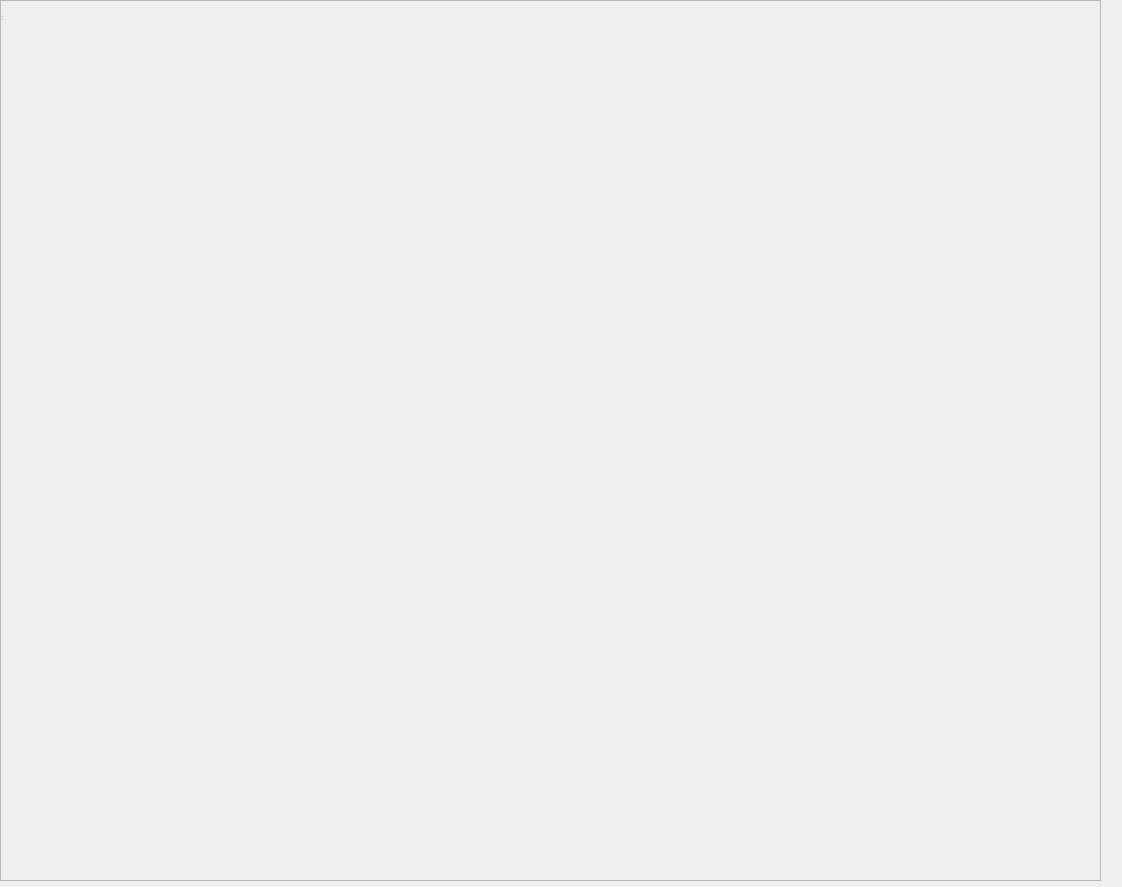
<?xml version="1.0" encoding="UTF-8"?>
<ui version="4.0">
 <class>guiDlg</class>
 <widget class="QWidget" name="guiDlg">
  <property name="geometry">
   <rect>
    <x>0</x>
    <y>0</y>
    <width>1122</width>
    <height>887</height>
   </rect>
  </property>
  <property name="windowTitle">
   <string>mapa</string>
  </property>
  <widget class="QWidget" name="centralwidget">
   <widget class="QFrame" name="frame">
    <property name="geometry">
     <rect>
      <x>0</x>
      <y>0</y>
      <width>1101</width>
      <height>881</height>
     </rect>
    </property>
    <property name="frameShape">
     <enum>QFrame::StyledPanel</enum>
    </property>
    <property name="frameShadow">
     <enum>QFrame::Raised</enum>
    </property>
   </widget>
  </widget>
  <widget class="QStatusBar" name="statusbar"/>
 </widget>
 <resources/>
 <connections/>
</ui>
